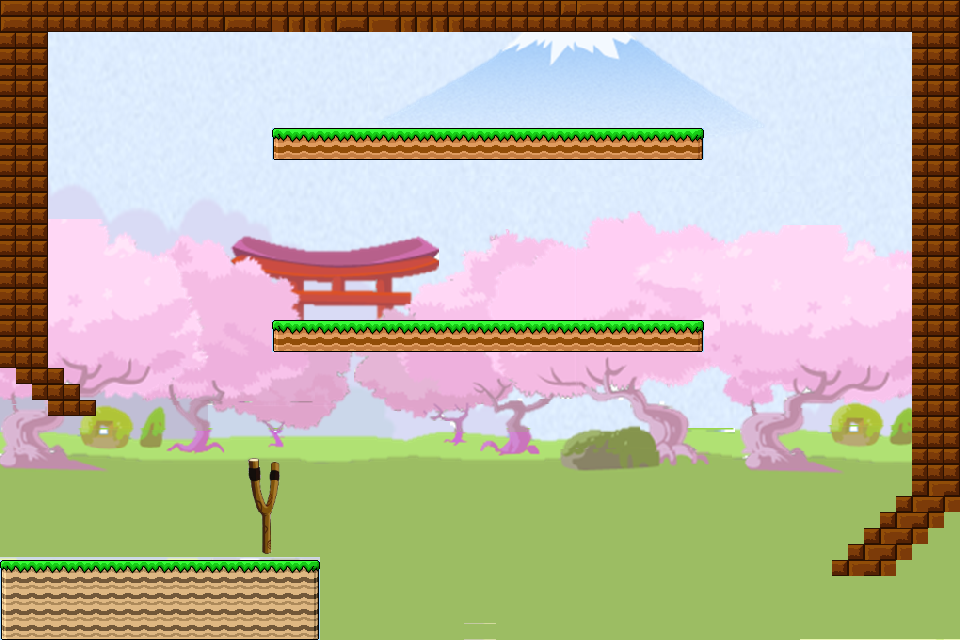

Rendered tile map (Tiled .tmx) drawn with the repository's tilesets; below, a short description and the map source with its tile grids summarised:
An orthogonal 60x40 tile map with 16x16 px tiles, 2 tile layers (background, graphics), 4 tilesets and 36 objects.

<map version="1.0" orientation="orthogonal" renderorder="right-down" width="60" height="40" tilewidth="16" tileheight="16" nextobjectid="76">
 <tileset firstgid="1" name="Cherry_Blossom_background" tilewidth="16" tileheight="16" spacing="1" tilecount="5808" columns="88">
  <image source="source/Cherry_Blossom_background.png" width="1503" height="1130" />
 </tileset>
 <tileset firstgid="5809" name="Decorations" tilewidth="16" tileheight="16" spacing="1" tilecount="405" columns="27">
  <image source="source/Decorations.png" width="465" height="260" />
 </tileset>
 <tileset firstgid="6214" name="Overworld" tilewidth="16" tileheight="16" spacing="1" tilecount="2850" columns="75">
  <image source="source/Overworld.png" width="1283" height="654" />
 </tileset>
 <tileset firstgid="9064" name="sling2" tilewidth="16" tileheight="16" spacing="1" tilecount="49" columns="7">
  <image source="source/sling2.png" width="120" height="120" />
 </tileset>
 <layer name="background" width="60" height="40">
  <data>[2400 cells, 2400 non-empty, 2350 distinct tile ids]</data>
 </layer>
 <layer name="graphics" width="60" height="40">
  <data>[2400 cells, 819 non-empty, 127 distinct tile ids]</data>
 </layer>
 <objectgroup name="sling" />
 <objectgroup name="ground">
  <object id="39" x="0.509165" y="558.554" width="318.228" height="80.9572" />
 </objectgroup>
 <objectgroup name="blocks">
  <object id="14" x="272" y="320.5" width="431.5" height="30.5" />
  <object id="16" x="272.5" y="128" width="430.5" height="31.5" />
  <object id="17" x="1" y="1" width="958.5" height="31.5" />
  <object id="19" x="912" y="32.5" width="48" height="464" />
  <object id="20" x="897" y="497" width="62" height="13.5" />
  <object id="21" x="881" y="512" width="63.5" height="15.5" />
  <object id="24" x="864.5" y="528.5" width="63" height="16" />
  <object id="25" x="848.5" y="544.5" width="64" height="15.5" />
  <object id="28" x="832" y="559.5" width="65" height="16" />
  <object id="31" x="0" y="32" width="48" height="335" />
  <object id="33" x="16.5" y="368" width="47" height="16.5" />
  <object id="34" x="32" y="385" width="48" height="15.5" />
  <object id="37" x="48.5" y="401" width="46.5" height="15.5" />
 </objectgroup>
 <objectgroup name="angrySun">
  <object id="40" x="109" y="528" width="30" height="30" />
  <object id="41" x="176" y="529" width="30" height="30" />
  <object id="42" x="44" y="529" width="30" height="30" />
  <object id="43" x="142" y="528" width="30" height="30" />
  <object id="64" x="240" y="530" width="30" height="30" />
  <object id="65" x="11" y="529" width="30" height="30" />
  <object id="66" x="207" y="529" width="30" height="30" />
  <object id="67" x="76" y="529" width="30" height="30" />
 </objectgroup>
 <objectgroup name="obstacle" />
 <objectgroup name="sensor" visible="0">
  <object id="52" x="0" y="0" width="960" height="640" />
 </objectgroup>
 <objectgroup name="Area">
  <object id="53" x="240" y="448" width="47" height="59" />
 </objectgroup>
 <objectgroup name="girlfriend">
  <object id="54" x="384" y="97" width="30" height="30" />
  <object id="57" x="474" y="97" width="30" height="30" />
  <object id="58" x="561" y="98" width="30" height="30" />
  <object id="59" x="383" y="290" width="30" height="30" />
  <object id="62" x="866" y="481" width="30" height="30" />
  <object id="63" x="64" y="354" width="30" height="30" />
  <object id="68" x="304" y="290" width="30" height="30" />
  <object id="69" x="643" y="291" width="30" height="30" />
  <object id="70" x="644" y="98" width="30" height="30" />
  <object id="71" x="304" y="97" width="30" height="30" />
 </objectgroup>
 <objectgroup name="pig">
  <object id="72" x="460" y="272" width="48" height="48" />
  <object id="75" x="547" y="271" width="48" height="48" />
 </objectgroup>
</map>
